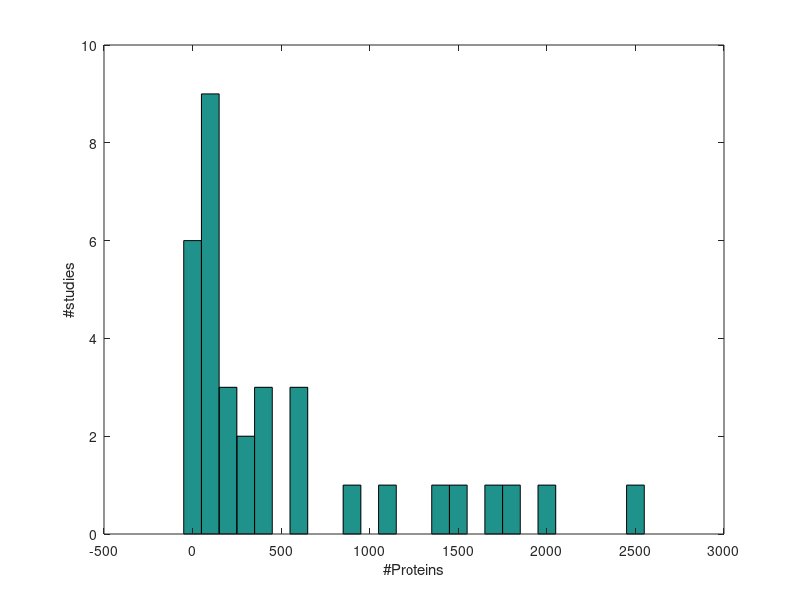

MATLAB code to generate this figure: (Note: this script raises an error after producing the figure.)

Proteins=[13	39	886	161	1140	358	1469	1366	574	56	54	2049	295	104	631	299	6	73	181	435	42	22	213	81	1659	1802	64	42	2599	405	54	72	633 132];
Names=[{'Molloy1999'} {'Molloy2000'} {'Gevaert2002'} {'Yan2002'} {'Corbin2003'} {'Fountoulakis2003'} {'Taoka2004'} {'Butland2005'} {'Lopez_Campistrous2005'} {'Spelbrink2005'} {'Stenberg2005'} {'Arifuzzaman2006'} {'Baars2006'} {'Huang2006'} {'Ji2006'} {'Lasserre2006'} {'Marani2006'} {'Cirulli2007'} {'Wagner2007'} {'Zhang2007'} {'Jarchow2008'} {'Qian2008'} {'Wagner2008'} {'Xia2008'} {'Iwasaki2009'} {'Masuda2009'} {'Vertommen2009'} {'Hemm2010'} {'Iwasaki2010'} {'Muller2010'} {'Pan2010'} {'Price2010'} {'Thein'} {'Wickstrom2010'}];

x=0:100:max(Proteins);
figure;hist(Proteins,x);
ylabel('#studies');
xlabel('#Proteins');


TheoReadTable_=ReadTable('JoinFiles/Transcriptomics/Masuda2009_fin2.txt');
TheoReadTable_=TheoReadTable_(2:end,:);

[Quant index]=CellTable2Double(TheoReadTable_(:,8));

log_10=log10(Quant+1);
figure;[freq x]=hist(log_10(index));bar(x,freq);
mx=x(find(freq==max(freq)));
mn=mean(log_10(index));
sigma=std(log_10(index));
th1=mx-(sigma/2);th2=mx+(sigma/2);
low=(log_10<=th1) & index;
hight=(log_10>=th2) & index;
mid=not(low) & not(hight);

Levels=zeros(length(index),1);
Levels(hight)=2;
Levels(mid)=1;
% 
% TheoIF='JoinFiles/TheoreticalPeptides/NotDetected.txt';
% PepTheo_if='JoinFiles/TheoreticalPeptides/NotDetected_PepTheo.txt';
% CountTheo_if='JoinFiles/TheoreticalPeptides/NotDetected_IDs_Theo.txt';
TheoIF='JoinFiles/OtherStudies/Notepad Lists/OurStudy_Feb2011CEPNonDet.txt';
PepTheo_if='JoinFiles/OtherStudies/Notepad Lists/OurStudy_Feb2011CEPNonDet_PepTheo.txt';
CountTheo_if='JoinFiles/OtherStudies/Notepad Lists/OurStudy_Feb2011CEPNonDet_IDs_Theo.txt';
col=[1 6];

[UniqueIDs_Theo UNIQUE_PEP_Theo]=CountLineSameID(TheoIF,[col(1) col(2)],1);
FileWriteTable(PepTheo_if,UNIQUE_PEP_Theo,[],'w');
FileWriteTable(CountTheo_if,UniqueIDs_Theo,[],'w');